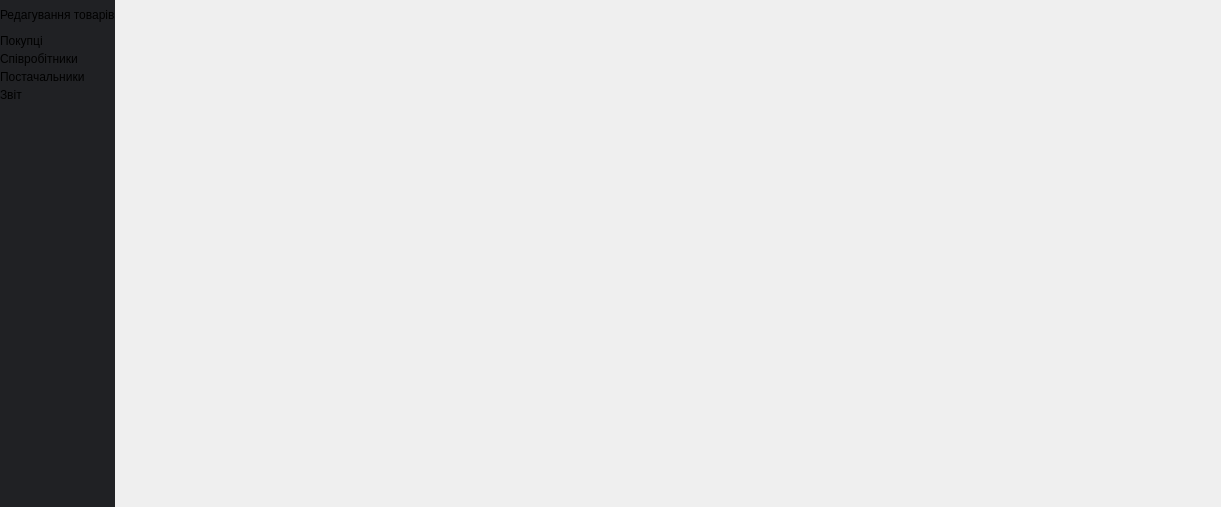
<?xml version="1.0" encoding="UTF-8"?>
<ui version="4.0">
 <class>MenuAdmin</class>
 <widget class="QWidget" name="MenuAdmin">
  <property name="geometry">
   <rect>
    <x>0</x>
    <y>0</y>
    <width>1221</width>
    <height>507</height>
   </rect>
  </property>
  <property name="windowTitle">
   <string>Form</string>
  </property>
  <property name="styleSheet">
   <string notr="true">QWidget#frameButtonCheckInfo{
	background-color: #202124;
}

QWidget#frameButtonCheckInfo QPushButton{
	font: 14pt &quot;Franklin Gothic Medium&quot;;
	text-align: left;
	border-radius: 5px;
	background-color: transparent;
}

QWidget#frameButtonCheckInfo QPushButton::hover{
	border-radius: 5px;
	background-color: rgba(255, 255, 255, 30);
}
</string>
  </property>
  <layout class="QHBoxLayout" name="horizontalLayout">
   <property name="spacing">
    <number>0</number>
   </property>
   <property name="leftMargin">
    <number>0</number>
   </property>
   <property name="topMargin">
    <number>0</number>
   </property>
   <property name="rightMargin">
    <number>0</number>
   </property>
   <property name="bottomMargin">
    <number>0</number>
   </property>
   <item>
    <widget class="QWidget" name="frameButtonCheckInfo" native="true">
     <layout class="QVBoxLayout" name="verticalLayout_13">
      <property name="spacing">
       <number>4</number>
      </property>
      <property name="leftMargin">
       <number>0</number>
      </property>
      <property name="topMargin">
       <number>0</number>
      </property>
      <property name="rightMargin">
       <number>0</number>
      </property>
      <property name="bottomMargin">
       <number>0</number>
      </property>
      <item>
       <widget class="QPushButton" name="buttonEditBD">
        <property name="minimumSize">
         <size>
          <width>0</width>
          <height>30</height>
         </size>
        </property>
        <property name="text">
         <string>Редагування товарів</string>
        </property>
       </widget>
      </item>
      <item>
       <widget class="QPushButton" name="buttonInfoBuyer">
        <property name="text">
         <string>Покупці</string>
        </property>
       </widget>
      </item>
      <item>
       <widget class="QPushButton" name="buttonInfoEmployees">
        <property name="text">
         <string>Співробітники</string>
        </property>
       </widget>
      </item>
      <item>
       <widget class="QPushButton" name="buttonInfoSupplier">
        <property name="text">
         <string>Постачальники</string>
        </property>
       </widget>
      </item>
      <item>
       <widget class="QPushButton" name="buttonReportCheck">
        <property name="text">
         <string>Звіт</string>
        </property>
       </widget>
      </item>
      <item>
       <spacer name="verticalSpacer_5">
        <property name="orientation">
         <enum>Qt::Vertical</enum>
        </property>
        <property name="sizeHint" stdset="0">
         <size>
          <width>20</width>
          <height>40</height>
         </size>
        </property>
       </spacer>
      </item>
     </layout>
    </widget>
   </item>
   <item>
    <widget class="QWidget" name="widgetForWindowAdmin" native="true">
     <property name="sizePolicy">
      <sizepolicy hsizetype="Expanding" vsizetype="Preferred">
       <horstretch>0</horstretch>
       <verstretch>0</verstretch>
      </sizepolicy>
     </property>
    </widget>
   </item>
  </layout>
 </widget>
 <resources/>
 <connections/>
</ui>
